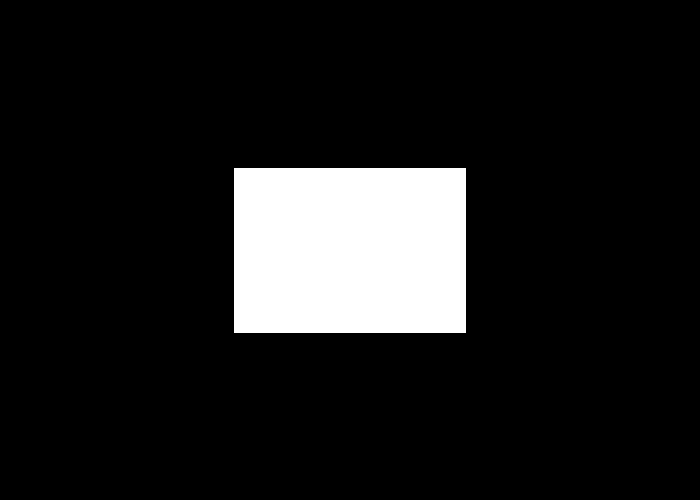
Frame 1 (no input)
Frame 60 (the mouse pressed at the canvas centre just before this capture): identical to frame 1, image omitted
Frame 120 (the mouse held since frame 60 and released just before this capture): identical to frame 1, image omitted

The Processing sketch that drew this single still picture (run headless with seeded random() and noise(); from frame 60 on, the mouse is pressed at the canvas centre):

// Processing sketch: processing_184393
// ── processing_184393.pde

/*-----------------------------
Rectangle
Created 4 February 2015
by Catherine Lee
-----------------------------*/
void setup () {
 size(700,500);
 background(0);
  
}

void draw () {
 rectMode(CENTER);
 rect(width/2,height/2,width/3,height/3);
  /*rectMode(CORNER);
  noStroke();
  rect(width/3,height/3,width/6,height/3);
  rect(width/2, height/3, width/6,height/3);*/
}

void mouseMoved() {
  fill(255);
  if((mouseX<width/2) && (mouseX>width/3) && (mouseY>height/3)
  &&(mouseY<height*2/3))
    fill(0,0,200);
  if ((mouseX>width/2) && (mouseX<width*2/3) && (mouseY>height/3)
  &&(mouseY<height*2/3))
    fill(0,200,200);

}
